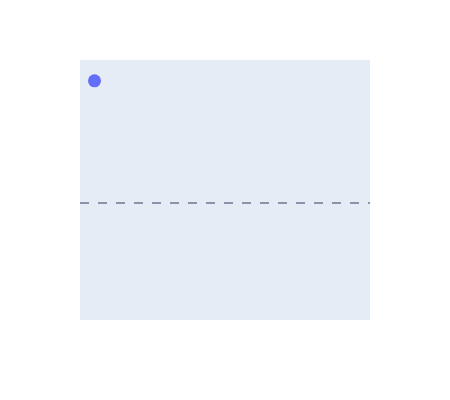
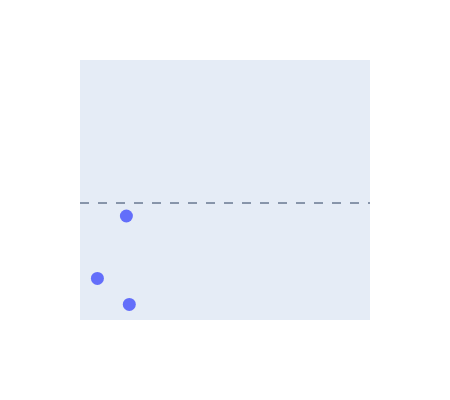

The cell these charts' notebook holds for them, in order:
### Code cell
split_1 = 5

df_3 = df_2[df_2["y"] >= split_1]
df_4 = df_2[df_2["y"] < split_1]

for i in [df_3, df_4]:
    fig = px.scatter(i, x="x", y="y", width=450, height=400)

    fig.update_layout(
        xaxis_title="",
        yaxis_title="",
        xaxis=dict(showgrid=lbl, showticklabels=lbl,  range=[0.5, 10.5]),
        yaxis=dict(showgrid=lbl, showticklabels=lbl,  range=[0.5, 10.5])
    )

    fig.update_traces(marker=dict(size=13))

    fig.add_hline(y=split_1, line_width=1, line_dash='dash')

    fig.show()

### Figure 1 — Plotly figure (JSON) as saved in the notebook; plotly's stock layout.template omitted (floating-point values rounded to 4 significant figures)
{"data": [{"hovertemplate": "x=%{x}<br>y=%{y}<extra></extra>", "legendgroup": "", "marker": {"color": "#636efa", "symbol": "circle", "size": 13}, "mode": "markers", "name": "", "orientation": "v", "showlegend": false, "x": [1.0], "xaxis": "x", "y": [9.7], "yaxis": "y", "type": "scatter"}], "layout": {"xaxis": {"anchor": "y", "domain": [0.0, 1.0], "title": {"text": ""}, "showgrid": false, "showticklabels": false, "range": [0.5, 10.5]}, "yaxis": {"anchor": "x", "domain": [0.0, 1.0], "title": {"text": ""}, "showgrid": false, "showticklabels": false, "range": [0.5, 10.5]}, "legend": {"tracegroupgap": 0}, "margin": {"t": 60}, "height": 400, "width": 450, "shapes": [{"line": {"dash": "dash", "width": 1}, "type": "line", "x0": 0, "x1": 1, "xref": "x domain", "y0": 5, "y1": 5, "yref": "y"}]}}

### Figure 2 — Plotly figure (JSON) as saved in the notebook; plotly's stock layout.template omitted (floating-point values rounded to 4 significant figures)
{"data": [{"hovertemplate": "x=%{x}<br>y=%{y}<extra></extra>", "legendgroup": "", "marker": {"color": "#636efa", "symbol": "circle", "size": 13}, "mode": "markers", "name": "", "orientation": "v", "showlegend": false, "x": [1.1, 2.2, 2.1], "xaxis": "x", "y": [2.1, 1.1, 4.5], "yaxis": "y", "type": "scatter"}], "layout": {"xaxis": {"anchor": "y", "domain": [0.0, 1.0], "title": {"text": ""}, "showgrid": false, "showticklabels": false, "range": [0.5, 10.5]}, "yaxis": {"anchor": "x", "domain": [0.0, 1.0], "title": {"text": ""}, "showgrid": false, "showticklabels": false, "range": [0.5, 10.5]}, "legend": {"tracegroupgap": 0}, "margin": {"t": 60}, "height": 400, "width": 450, "shapes": [{"line": {"dash": "dash", "width": 1}, "type": "line", "x0": 0, "x1": 1, "xref": "x domain", "y0": 5, "y1": 5, "yref": "y"}]}}
